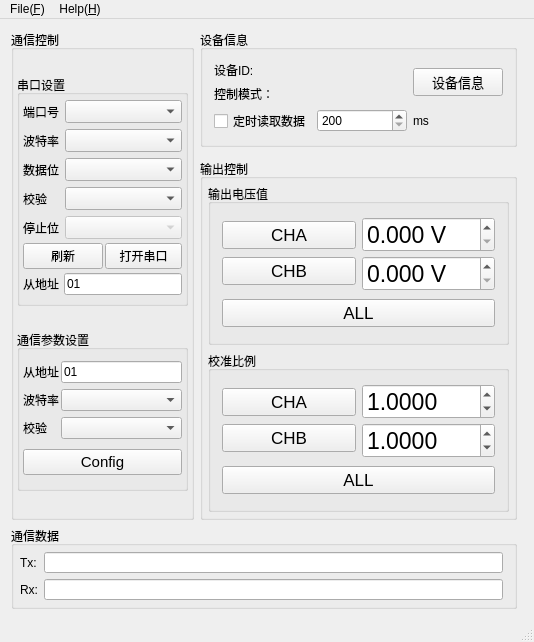
<?xml version="1.0" encoding="UTF-8"?>
<ui version="4.0">
 <class>DAC</class>
 <widget class="QMainWindow" name="DAC">
  <property name="geometry">
   <rect>
    <x>0</x>
    <y>0</y>
    <width>534</width>
    <height>636</height>
   </rect>
  </property>
  <property name="maximumSize">
   <size>
    <width>16777215</width>
    <height>16777215</height>
   </size>
  </property>
  <property name="font">
   <font>
    <pointsize>9</pointsize>
   </font>
  </property>
  <property name="windowTitle">
   <string>DAC</string>
  </property>
  <property name="windowIcon">
   <iconset resource="../res/images.qrc">
    <normaloff>:/general/general/ing10.ico</normaloff>:/general/general/ing10.ico</iconset>
  </property>
  <property name="toolButtonStyle">
   <enum>Qt::ToolButtonIconOnly</enum>
  </property>
  <widget class="QWidget" name="centralWidget">
   <layout class="QGridLayout" name="gridLayout_4">
    <item row="2" column="2">
     <spacer name="horizontalSpacer">
      <property name="orientation">
       <enum>Qt::Horizontal</enum>
      </property>
      <property name="sizeHint" stdset="0">
       <size>
        <width>40</width>
        <height>20</height>
       </size>
      </property>
     </spacer>
    </item>
    <item row="0" column="0" rowspan="3">
     <widget class="QGroupBox" name="groupBox_4">
      <property name="title">
       <string>通信控制</string>
      </property>
      <layout class="QGridLayout" name="gridLayout_11">
       <property name="leftMargin">
        <number>3</number>
       </property>
       <property name="topMargin">
        <number>3</number>
       </property>
       <property name="rightMargin">
        <number>3</number>
       </property>
       <property name="bottomMargin">
        <number>3</number>
       </property>
       <property name="spacing">
        <number>2</number>
       </property>
       <item row="0" column="0">
        <widget class="QGroupBox" name="QGBSerialConfig">
         <property name="enabled">
          <bool>true</bool>
         </property>
         <property name="sizePolicy">
          <sizepolicy hsizetype="Minimum" vsizetype="Minimum">
           <horstretch>0</horstretch>
           <verstretch>0</verstretch>
          </sizepolicy>
         </property>
         <property name="minimumSize">
          <size>
           <width>171</width>
           <height>231</height>
          </size>
         </property>
         <property name="maximumSize">
          <size>
           <width>171</width>
           <height>231</height>
          </size>
         </property>
         <property name="styleSheet">
          <string notr="true"/>
         </property>
         <property name="title">
          <string>串口设置</string>
         </property>
         <property name="flat">
          <bool>false</bool>
         </property>
         <property name="checkable">
          <bool>false</bool>
         </property>
         <layout class="QGridLayout" name="gridLayout_7">
          <property name="leftMargin">
           <number>3</number>
          </property>
          <property name="topMargin">
           <number>3</number>
          </property>
          <property name="rightMargin">
           <number>3</number>
          </property>
          <property name="bottomMargin">
           <number>3</number>
          </property>
          <property name="spacing">
           <number>2</number>
          </property>
          <item row="0" column="0" colspan="3">
           <layout class="QGridLayout" name="gridLayout_3">
            <item row="3" column="0">
             <widget class="QLabel" name="lblVerify">
              <property name="text">
               <string>校验</string>
              </property>
             </widget>
            </item>
            <item row="2" column="1">
             <widget class="QComboBox" name="cbbDataBit">
              <property name="font">
               <font>
                <pointsize>10</pointsize>
               </font>
              </property>
              <property name="sizeAdjustPolicy">
               <enum>QComboBox::AdjustToContents</enum>
              </property>
             </widget>
            </item>
            <item row="0" column="0">
             <widget class="QLabel" name="lblPortNum">
              <property name="text">
               <string>端口号</string>
              </property>
             </widget>
            </item>
            <item row="4" column="0">
             <widget class="QLabel" name="lblStopBit">
              <property name="text">
               <string>停止位</string>
              </property>
             </widget>
            </item>
            <item row="1" column="0">
             <widget class="QLabel" name="lblBaudRate">
              <property name="text">
               <string>波特率</string>
              </property>
             </widget>
            </item>
            <item row="0" column="1">
             <widget class="QComboBox" name="cbbPortNum">
              <property name="sizePolicy">
               <sizepolicy hsizetype="Expanding" vsizetype="Fixed">
                <horstretch>0</horstretch>
                <verstretch>0</verstretch>
               </sizepolicy>
              </property>
              <property name="font">
               <font>
                <pointsize>10</pointsize>
               </font>
              </property>
              <property name="maxVisibleItems">
               <number>20</number>
              </property>
              <property name="sizeAdjustPolicy">
               <enum>QComboBox::AdjustToContents</enum>
              </property>
              <property name="minimumContentsLength">
               <number>0</number>
              </property>
             </widget>
            </item>
            <item row="3" column="1">
             <widget class="QComboBox" name="cbbVerify">
              <property name="font">
               <font>
                <pointsize>10</pointsize>
               </font>
              </property>
              <property name="sizeAdjustPolicy">
               <enum>QComboBox::AdjustToContents</enum>
              </property>
             </widget>
            </item>
            <item row="4" column="1">
             <widget class="QComboBox" name="cbbStopBit">
              <property name="enabled">
               <bool>false</bool>
              </property>
              <property name="font">
               <font>
                <pointsize>10</pointsize>
               </font>
              </property>
              <property name="sizeAdjustPolicy">
               <enum>QComboBox::AdjustToContents</enum>
              </property>
             </widget>
            </item>
            <item row="1" column="1">
             <widget class="QComboBox" name="cbbBaud">
              <property name="font">
               <font>
                <pointsize>10</pointsize>
               </font>
              </property>
              <property name="sizeAdjustPolicy">
               <enum>QComboBox::AdjustToContents</enum>
              </property>
             </widget>
            </item>
            <item row="2" column="0">
             <widget class="QLabel" name="lblDataBit">
              <property name="text">
               <string>数据位</string>
              </property>
             </widget>
            </item>
           </layout>
          </item>
          <item row="1" column="0" colspan="2">
           <widget class="QPushButton" name="btnRefresh">
            <property name="sizePolicy">
             <sizepolicy hsizetype="Expanding" vsizetype="Fixed">
              <horstretch>1</horstretch>
              <verstretch>0</verstretch>
             </sizepolicy>
            </property>
            <property name="toolTip">
             <string>刷新端口号</string>
            </property>
            <property name="text">
             <string>刷新</string>
            </property>
            <property name="icon">
             <iconset resource="../res/images.qrc">
              <normaloff>:/action/action/reload.png</normaloff>:/action/action/reload.png</iconset>
            </property>
            <property name="iconSize">
             <size>
              <width>20</width>
              <height>20</height>
             </size>
            </property>
           </widget>
          </item>
          <item row="1" column="2">
           <widget class="QPushButton" name="btnOpenPort">
            <property name="enabled">
             <bool>true</bool>
            </property>
            <property name="sizePolicy">
             <sizepolicy hsizetype="Expanding" vsizetype="Fixed">
              <horstretch>2</horstretch>
              <verstretch>0</verstretch>
             </sizepolicy>
            </property>
            <property name="styleSheet">
             <string notr="true"/>
            </property>
            <property name="text">
             <string>打开串口</string>
            </property>
            <property name="icon">
             <iconset resource="../res/images.qrc">
              <normaloff>:/action/action/centrejust.png</normaloff>
              <normalon>:/action/action/process-stop.png</normalon>:/action/action/centrejust.png</iconset>
            </property>
            <property name="iconSize">
             <size>
              <width>18</width>
              <height>18</height>
             </size>
            </property>
            <property name="checkable">
             <bool>true</bool>
            </property>
            <property name="checked">
             <bool>false</bool>
            </property>
            <property name="autoDefault">
             <bool>false</bool>
            </property>
            <property name="default">
             <bool>false</bool>
            </property>
            <property name="flat">
             <bool>false</bool>
            </property>
           </widget>
          </item>
          <item row="2" column="0">
           <widget class="QLabel" name="lblCurrentAddr">
            <property name="font">
             <font>
              <pointsize>9</pointsize>
             </font>
            </property>
            <property name="text">
             <string>从地址</string>
            </property>
           </widget>
          </item>
          <item row="2" column="1" colspan="2">
           <widget class="QLineEdit" name="txtCurrentAddr">
            <property name="text">
             <string>01</string>
            </property>
           </widget>
          </item>
         </layout>
        </widget>
       </item>
       <item row="1" column="0">
        <widget class="QGroupBox" name="groupBox">
         <property name="sizePolicy">
          <sizepolicy hsizetype="Minimum" vsizetype="Minimum">
           <horstretch>0</horstretch>
           <verstretch>0</verstretch>
          </sizepolicy>
         </property>
         <property name="minimumSize">
          <size>
           <width>171</width>
           <height>161</height>
          </size>
         </property>
         <property name="maximumSize">
          <size>
           <width>171</width>
           <height>161</height>
          </size>
         </property>
         <property name="sizeIncrement">
          <size>
           <width>0</width>
           <height>0</height>
          </size>
         </property>
         <property name="font">
          <font>
           <pointsize>9</pointsize>
          </font>
         </property>
         <property name="title">
          <string>通信参数设置</string>
         </property>
         <layout class="QGridLayout" name="gridLayout_8">
          <property name="leftMargin">
           <number>3</number>
          </property>
          <property name="topMargin">
           <number>3</number>
          </property>
          <property name="rightMargin">
           <number>3</number>
          </property>
          <property name="bottomMargin">
           <number>3</number>
          </property>
          <property name="spacing">
           <number>2</number>
          </property>
          <item row="0" column="0">
           <layout class="QVBoxLayout" name="verticalLayout_2">
            <item>
             <widget class="QLabel" name="lblDeviceAddr">
              <property name="font">
               <font>
                <pointsize>9</pointsize>
               </font>
              </property>
              <property name="text">
               <string>从地址</string>
              </property>
             </widget>
            </item>
            <item>
             <widget class="QLabel" name="lblBaudRate_2">
              <property name="font">
               <font>
                <pointsize>9</pointsize>
               </font>
              </property>
              <property name="text">
               <string>波特率</string>
              </property>
             </widget>
            </item>
            <item>
             <widget class="QLabel" name="lblVerify_2">
              <property name="font">
               <font>
                <pointsize>9</pointsize>
               </font>
              </property>
              <property name="text">
               <string>校验</string>
              </property>
             </widget>
            </item>
           </layout>
          </item>
          <item row="0" column="1">
           <layout class="QVBoxLayout" name="verticalLayout">
            <item>
             <widget class="QLineEdit" name="txtNewAddr">
              <property name="text">
               <string>01</string>
              </property>
             </widget>
            </item>
            <item>
             <widget class="QComboBox" name="cbbNewBaud">
              <property name="sizeAdjustPolicy">
               <enum>QComboBox::AdjustToContents</enum>
              </property>
             </widget>
            </item>
            <item>
             <widget class="QComboBox" name="cbbNewVerify">
              <property name="sizeAdjustPolicy">
               <enum>QComboBox::AdjustToContents</enum>
              </property>
             </widget>
            </item>
           </layout>
          </item>
          <item row="1" column="0" colspan="2">
           <widget class="QPushButton" name="btnConfig">
            <property name="font">
             <font>
              <pointsize>11</pointsize>
             </font>
            </property>
            <property name="text">
             <string>Config</string>
            </property>
           </widget>
          </item>
         </layout>
         <zorder>layoutWidget</zorder>
         <zorder>layoutWidget</zorder>
         <zorder>btnConfig</zorder>
        </widget>
       </item>
      </layout>
     </widget>
    </item>
    <item row="4" column="0" colspan="2">
     <widget class="QGroupBox" name="groupBox_7">
      <property name="minimumSize">
       <size>
        <width>0</width>
        <height>0</height>
       </size>
      </property>
      <property name="maximumSize">
       <size>
        <width>16777215</width>
        <height>83</height>
       </size>
      </property>
      <property name="title">
       <string>通信数据</string>
      </property>
      <layout class="QGridLayout" name="gridLayout_6">
       <property name="leftMargin">
        <number>6</number>
       </property>
       <property name="topMargin">
        <number>6</number>
       </property>
       <property name="bottomMargin">
        <number>6</number>
       </property>
       <item row="0" column="0">
        <widget class="QLabel" name="label_3">
         <property name="font">
          <font>
           <pointsize>9</pointsize>
          </font>
         </property>
         <property name="text">
          <string>Tx:</string>
         </property>
        </widget>
       </item>
       <item row="0" column="1">
        <widget class="QLineEdit" name="txtTx">
         <property name="font">
          <font>
           <pointsize>10</pointsize>
          </font>
         </property>
        </widget>
       </item>
       <item row="1" column="0">
        <widget class="QLabel" name="label_4">
         <property name="font">
          <font>
           <pointsize>9</pointsize>
          </font>
         </property>
         <property name="text">
          <string>Rx:</string>
         </property>
        </widget>
       </item>
       <item row="1" column="1">
        <widget class="QLineEdit" name="txtRx">
         <property name="font">
          <font>
           <pointsize>10</pointsize>
          </font>
         </property>
        </widget>
       </item>
      </layout>
     </widget>
    </item>
    <item row="0" column="1">
     <widget class="QGroupBox" name="groupBox_6">
      <property name="title">
       <string>设备信息</string>
      </property>
      <layout class="QGridLayout" name="gridLayout_5">
       <item row="0" column="2">
        <widget class="QPushButton" name="btnDeviceMsg">
         <property name="font">
          <font>
           <pointsize>10</pointsize>
          </font>
         </property>
         <property name="text">
          <string>设备信息</string>
         </property>
        </widget>
       </item>
       <item row="0" column="0" colspan="2">
        <layout class="QGridLayout" name="gridLayout_2">
         <item row="0" column="0">
          <widget class="QLabel" name="label">
           <property name="text">
            <string>设备ID:</string>
           </property>
          </widget>
         </item>
         <item row="0" column="1">
          <widget class="QLabel" name="lblDeviceID">
           <property name="font">
            <font>
             <pointsize>11</pointsize>
            </font>
           </property>
           <property name="text">
            <string/>
           </property>
          </widget>
         </item>
         <item row="1" column="0">
          <widget class="QLabel" name="label_2">
           <property name="text">
            <string>控制模式：</string>
           </property>
          </widget>
         </item>
         <item row="1" column="1">
          <widget class="QLabel" name="lblCtrlMode">
           <property name="font">
            <font>
             <pointsize>11</pointsize>
            </font>
           </property>
           <property name="text">
            <string/>
           </property>
          </widget>
         </item>
        </layout>
       </item>
       <item row="2" column="1">
        <widget class="QSpinBox" name="spbTime">
         <property name="minimum">
          <number>200</number>
         </property>
         <property name="maximum">
          <number>10000</number>
         </property>
         <property name="singleStep">
          <number>200</number>
         </property>
        </widget>
       </item>
       <item row="2" column="2">
        <widget class="QLabel" name="label_5">
         <property name="text">
          <string>ms</string>
         </property>
        </widget>
       </item>
       <item row="2" column="0">
        <widget class="QCheckBox" name="ckbReadVolt">
         <property name="text">
          <string>定时读取数据</string>
         </property>
        </widget>
       </item>
      </layout>
     </widget>
    </item>
    <item row="2" column="1">
     <widget class="QGroupBox" name="groupBox_5">
      <property name="title">
       <string>输出控制</string>
      </property>
      <layout class="QGridLayout" name="gridLayout">
       <property name="leftMargin">
        <number>5</number>
       </property>
       <property name="topMargin">
        <number>5</number>
       </property>
       <property name="rightMargin">
        <number>5</number>
       </property>
       <property name="bottomMargin">
        <number>5</number>
       </property>
       <item row="1" column="0">
        <widget class="QGroupBox" name="groupBox_3">
         <property name="sizePolicy">
          <sizepolicy hsizetype="Minimum" vsizetype="Minimum">
           <horstretch>0</horstretch>
           <verstretch>0</verstretch>
          </sizepolicy>
         </property>
         <property name="minimumSize">
          <size>
           <width>301</width>
           <height>161</height>
          </size>
         </property>
         <property name="maximumSize">
          <size>
           <width>301</width>
           <height>161</height>
          </size>
         </property>
         <property name="title">
          <string>校准比例</string>
         </property>
         <layout class="QGridLayout" name="gridLayout_10">
          <item row="0" column="0">
           <layout class="QVBoxLayout" name="verticalLayout_10">
            <property name="spacing">
             <number>4</number>
            </property>
            <item>
             <widget class="QPushButton" name="btnCaliA">
              <property name="font">
               <font>
                <pointsize>13</pointsize>
               </font>
              </property>
              <property name="text">
               <string>CHA</string>
              </property>
             </widget>
            </item>
            <item>
             <widget class="QPushButton" name="btnCaliB">
              <property name="font">
               <font>
                <pointsize>13</pointsize>
               </font>
              </property>
              <property name="text">
               <string>CHB</string>
              </property>
             </widget>
            </item>
           </layout>
          </item>
          <item row="0" column="1">
           <layout class="QVBoxLayout" name="verticalLayout_9">
            <property name="spacing">
             <number>4</number>
            </property>
            <item>
             <widget class="QDoubleSpinBox" name="spbVoltCaliA">
              <property name="font">
               <font>
                <pointsize>17</pointsize>
               </font>
              </property>
              <property name="buttonSymbols">
               <enum>QAbstractSpinBox::UpDownArrows</enum>
              </property>
              <property name="prefix">
               <string/>
              </property>
              <property name="suffix">
               <string/>
              </property>
              <property name="decimals">
               <number>4</number>
              </property>
              <property name="minimum">
               <double>0.900000000000000</double>
              </property>
              <property name="maximum">
               <double>1.100000000000000</double>
              </property>
              <property name="singleStep">
               <double>0.000100000000000</double>
              </property>
              <property name="value">
               <double>1.000000000000000</double>
              </property>
             </widget>
            </item>
            <item>
             <widget class="QDoubleSpinBox" name="spbVoltCaliB">
              <property name="font">
               <font>
                <pointsize>17</pointsize>
               </font>
              </property>
              <property name="buttonSymbols">
               <enum>QAbstractSpinBox::UpDownArrows</enum>
              </property>
              <property name="prefix">
               <string/>
              </property>
              <property name="suffix">
               <string/>
              </property>
              <property name="decimals">
               <number>4</number>
              </property>
              <property name="minimum">
               <double>0.900000000000000</double>
              </property>
              <property name="maximum">
               <double>1.100000000000000</double>
              </property>
              <property name="singleStep">
               <double>0.000100000000000</double>
              </property>
              <property name="value">
               <double>1.000000000000000</double>
              </property>
             </widget>
            </item>
           </layout>
          </item>
          <item row="1" column="0" colspan="2">
           <widget class="QPushButton" name="btnCaliAll">
            <property name="font">
             <font>
              <pointsize>13</pointsize>
             </font>
            </property>
            <property name="text">
             <string>ALL</string>
            </property>
           </widget>
          </item>
         </layout>
        </widget>
       </item>
       <item row="0" column="0">
        <widget class="QGroupBox" name="groupBox_2">
         <property name="sizePolicy">
          <sizepolicy hsizetype="Minimum" vsizetype="Minimum">
           <horstretch>0</horstretch>
           <verstretch>0</verstretch>
          </sizepolicy>
         </property>
         <property name="minimumSize">
          <size>
           <width>301</width>
           <height>161</height>
          </size>
         </property>
         <property name="maximumSize">
          <size>
           <width>301</width>
           <height>161</height>
          </size>
         </property>
         <property name="title">
          <string>输出电压值</string>
         </property>
         <layout class="QGridLayout" name="gridLayout_9">
          <item row="0" column="0">
           <layout class="QVBoxLayout" name="verticalLayout_6">
            <property name="spacing">
             <number>4</number>
            </property>
            <item>
             <widget class="QPushButton" name="btnOutA">
              <property name="font">
               <font>
                <pointsize>13</pointsize>
               </font>
              </property>
              <property name="text">
               <string>CHA</string>
              </property>
             </widget>
            </item>
            <item>
             <widget class="QPushButton" name="btnOutB">
              <property name="font">
               <font>
                <pointsize>13</pointsize>
               </font>
              </property>
              <property name="text">
               <string>CHB</string>
              </property>
             </widget>
            </item>
           </layout>
          </item>
          <item row="0" column="1">
           <layout class="QVBoxLayout" name="verticalLayout_5">
            <property name="spacing">
             <number>4</number>
            </property>
            <item>
             <widget class="QDoubleSpinBox" name="spbVoltChA">
              <property name="font">
               <font>
                <pointsize>17</pointsize>
               </font>
              </property>
              <property name="buttonSymbols">
               <enum>QAbstractSpinBox::UpDownArrows</enum>
              </property>
              <property name="prefix">
               <string/>
              </property>
              <property name="suffix">
               <string> V</string>
              </property>
              <property name="decimals">
               <number>3</number>
              </property>
              <property name="maximum">
               <double>10.000000000000000</double>
              </property>
              <property name="singleStep">
               <double>0.001000000000000</double>
              </property>
             </widget>
            </item>
            <item>
             <widget class="QDoubleSpinBox" name="spbVoltChB">
              <property name="font">
               <font>
                <pointsize>17</pointsize>
               </font>
              </property>
              <property name="buttonSymbols">
               <enum>QAbstractSpinBox::UpDownArrows</enum>
              </property>
              <property name="prefix">
               <string/>
              </property>
              <property name="suffix">
               <string> V</string>
              </property>
              <property name="decimals">
               <number>3</number>
              </property>
              <property name="maximum">
               <double>10.000000000000000</double>
              </property>
              <property name="singleStep">
               <double>0.001000000000000</double>
              </property>
             </widget>
            </item>
           </layout>
          </item>
          <item row="1" column="0" colspan="2">
           <widget class="QPushButton" name="btnOutAll">
            <property name="font">
             <font>
              <pointsize>13</pointsize>
             </font>
            </property>
            <property name="text">
             <string>ALL</string>
            </property>
           </widget>
          </item>
         </layout>
        </widget>
       </item>
      </layout>
     </widget>
    </item>
    <item row="5" column="0">
     <spacer name="verticalSpacer_2">
      <property name="orientation">
       <enum>Qt::Vertical</enum>
      </property>
      <property name="sizeHint" stdset="0">
       <size>
        <width>20</width>
        <height>40</height>
       </size>
      </property>
     </spacer>
    </item>
   </layout>
  </widget>
  <widget class="QStatusBar" name="statusBar"/>
  <widget class="QMenuBar" name="menuBar">
   <property name="geometry">
    <rect>
     <x>0</x>
     <y>0</y>
     <width>534</width>
     <height>22</height>
    </rect>
   </property>
   <widget class="QMenu" name="menuFiles">
    <property name="title">
     <string>File(&amp;F)</string>
    </property>
    <addaction name="actionOpen"/>
    <addaction name="actionSave"/>
   </widget>
   <widget class="QMenu" name="menuHelp">
    <property name="title">
     <string>Help(&amp;H)</string>
    </property>
    <widget class="QMenu" name="style">
     <property name="title">
      <string>风格</string>
     </property>
     <property name="icon">
      <iconset resource="../res/images.qrc">
       <normaloff>:/general/general/风格.png</normaloff>:/general/general/风格.png</iconset>
     </property>
     <addaction name="actionFusion"/>
     <addaction name="actionWindows"/>
     <addaction name="actionWindoeXP"/>
     <addaction name="actionWindowVista"/>
     <addaction name="actionDark"/>
     <addaction name="actionBlackO"/>
    </widget>
    <widget class="QMenu" name="menu">
     <property name="title">
      <string>通信协议</string>
     </property>
     <property name="icon">
      <iconset resource="../res/images.qrc">
       <normaloff>:/general/general/协议.png</normaloff>:/general/general/协议.png</iconset>
     </property>
     <addaction name="actionModbus"/>
     <addaction name="actionRegList"/>
    </widget>
    <addaction name="menu"/>
    <addaction name="actionHelp"/>
    <addaction name="separator"/>
    <addaction name="style"/>
   </widget>
   <addaction name="menuFiles"/>
   <addaction name="menuHelp"/>
  </widget>
  <action name="actionSave">
   <property name="icon">
    <iconset resource="../res/images.qrc">
     <normaloff>:/action/action/filesave.png</normaloff>:/action/action/filesave.png</iconset>
   </property>
   <property name="text">
    <string>Save</string>
   </property>
   <property name="shortcut">
    <string>Ctrl+S</string>
   </property>
  </action>
  <action name="actionOpen">
   <property name="icon">
    <iconset resource="../res/images.qrc">
     <normaloff>:/action/action/fileopen.png</normaloff>:/action/action/fileopen.png</iconset>
   </property>
   <property name="text">
    <string>Open</string>
   </property>
   <property name="shortcut">
    <string>Alt+O</string>
   </property>
  </action>
  <action name="actionHelp">
   <property name="icon">
    <iconset resource="../res/images.qrc">
     <normaloff>:/general/general/pdf-icon-27.ico</normaloff>:/general/general/pdf-icon-27.ico</iconset>
   </property>
   <property name="text">
    <string>使用说明.pdf</string>
   </property>
  </action>
  <action name="actionWindows">
   <property name="text">
    <string>2.Windows</string>
   </property>
  </action>
  <action name="actionWindoeXP">
   <property name="text">
    <string>3.WindowsXP</string>
   </property>
  </action>
  <action name="actionWindowVista">
   <property name="text">
    <string>4.WindowsVista</string>
   </property>
  </action>
  <action name="actionFusion">
   <property name="text">
    <string>1.Fusion</string>
   </property>
  </action>
  <action name="actionDark">
   <property name="text">
    <string>5.dark</string>
   </property>
  </action>
  <action name="actionBlackO">
   <property name="text">
    <string>6.blackOrange</string>
   </property>
  </action>
  <action name="actionModbus">
   <property name="icon">
    <iconset resource="../res/images.qrc">
     <normaloff>:/general/general/pdf-icon-27.ico</normaloff>:/general/general/pdf-icon-27.ico</iconset>
   </property>
   <property name="text">
    <string>Modbus协议</string>
   </property>
  </action>
  <action name="actionRegList">
   <property name="icon">
    <iconset resource="../res/images.qrc">
     <normaloff>:/general/general/协议.png</normaloff>:/general/general/协议.png</iconset>
   </property>
   <property name="text">
    <string>寄存器列表</string>
   </property>
  </action>
 </widget>
 <layoutdefault spacing="6" margin="11"/>
 <tabstops>
  <tabstop>cbbPortNum</tabstop>
  <tabstop>cbbBaud</tabstop>
  <tabstop>cbbDataBit</tabstop>
  <tabstop>cbbVerify</tabstop>
  <tabstop>cbbStopBit</tabstop>
  <tabstop>btnRefresh</tabstop>
  <tabstop>btnOpenPort</tabstop>
  <tabstop>txtCurrentAddr</tabstop>
  <tabstop>txtNewAddr</tabstop>
  <tabstop>cbbNewBaud</tabstop>
  <tabstop>cbbNewVerify</tabstop>
  <tabstop>btnConfig</tabstop>
  <tabstop>btnOutA</tabstop>
  <tabstop>spbVoltChA</tabstop>
  <tabstop>btnOutB</tabstop>
  <tabstop>spbVoltChB</tabstop>
  <tabstop>btnOutAll</tabstop>
  <tabstop>btnCaliA</tabstop>
  <tabstop>spbVoltCaliA</tabstop>
  <tabstop>btnCaliB</tabstop>
  <tabstop>spbVoltCaliB</tabstop>
  <tabstop>btnCaliAll</tabstop>
  <tabstop>txtTx</tabstop>
  <tabstop>txtRx</tabstop>
 </tabstops>
 <resources>
  <include location="../res/images.qrc"/>
 </resources>
 <connections/>
</ui>
